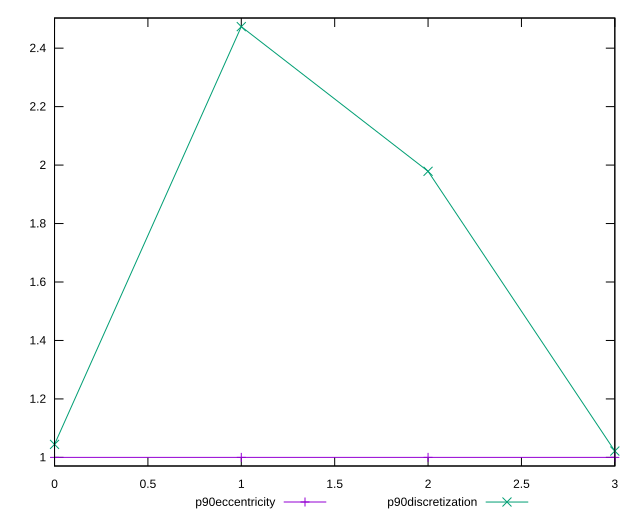

This chart was generated by the following gnuplot code:
reset

$p90Eccentricity <<EOF
0 0.9999999999999997
1 0.9999999999999994
2 1.000000000000001
3 0.9999999999999996
EOF

$p90Discretization <<EOF
0 1.0444444444444445
1 2.473684210526316
2 1.9787234042553192
3 1.0217391304347827
EOF

set key outside below
set xrange [0:3]
set yrange [0.9705263157894731:2.5031578947368422]
set trange [0.9705263157894731:2.5031578947368422]
set terminal svg size 640, 520 enhanced background rgb 'white'
set output "report/report_00029_2021-02-24T13-36-40.390Z/estimated-input-latency/progression/eccentricity.svg"

plot $p90Eccentricity title "p90eccentricity" with linespoints, \
     $p90Discretization title "p90discretization" with linespoints

reset
